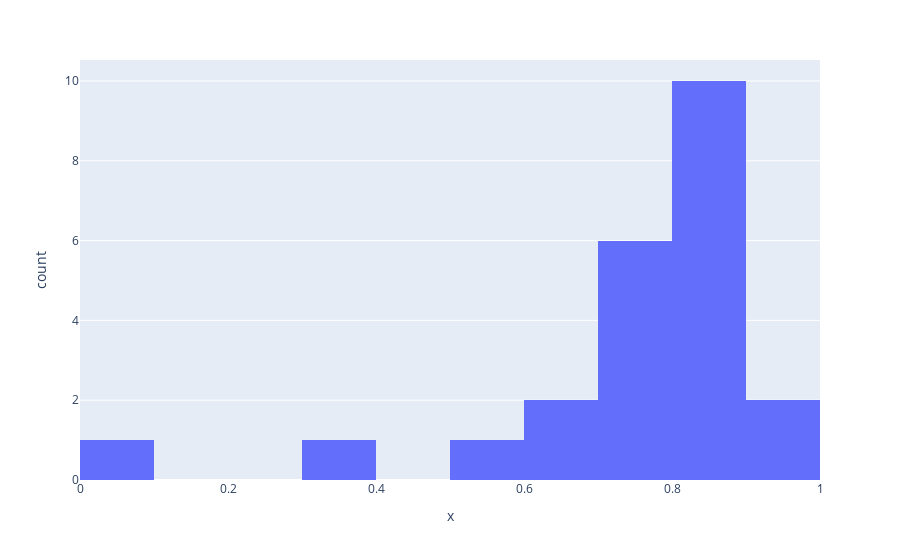

The cell this chart's notebook holds for it:
### Code cell
result = run_test(
    "validmind.model_validation.ragas.ContextEntityRecall",
    inputs={"dataset": vm_ragas_ds},
    show=False,
)
plot_distribution(result.metric.summary.results[0].data)

### Figure 1 — Plotly figure (JSON) as saved in the notebook; plotly's stock layout.template omitted (floating-point values rounded to 4 significant figures)
{"data": [{"alignmentgroup": "True", "bingroup": "x", "hovertemplate": "x=%{x}<br>count=%{y}<extra></extra>", "legendgroup": "", "marker": {"color": "#636efa", "pattern": {"shape": ""}}, "name": "", "nbinsx": 10, "offsetgroup": "", "orientation": "v", "showlegend": false, "type": "histogram", "x": [0.8824, 0.9, 0.7826, 0.8333, 0.5714, 0.8333, 0.9167, 0.7391, 0.8824, 0.84, 0.75, 0.6333, 0.8571, 0.04167, 0.8333, 0.9167, 0.6071, 0.8333, 0.3333, 0.7826, 0.7667, 0.8667, 0.75], "xaxis": "x", "yaxis": "y"}], "layout": {"barmode": "relative", "legend": {"tracegroupgap": 0}, "margin": {"t": 60}, "xaxis": {"anchor": "y", "domain": [0, 1], "title": {"text": "x"}}, "yaxis": {"anchor": "x", "domain": [0, 1], "title": {"text": "count"}}}}
